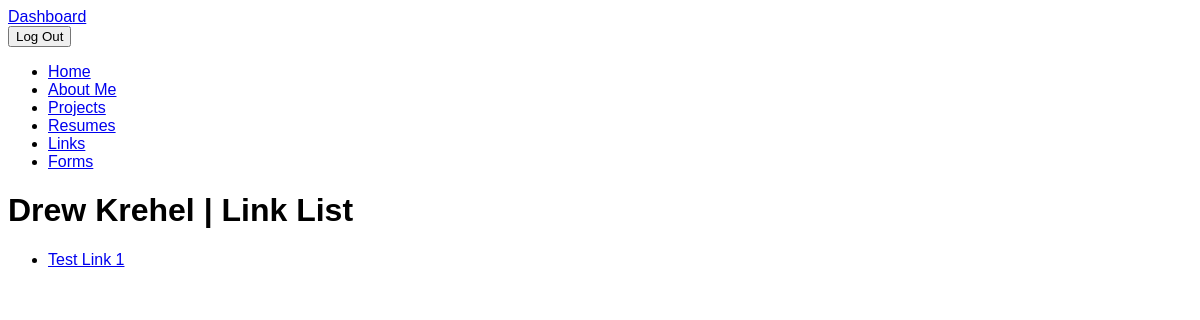
Page /drewkrehel/links/ (signed in) on the earlier database version.
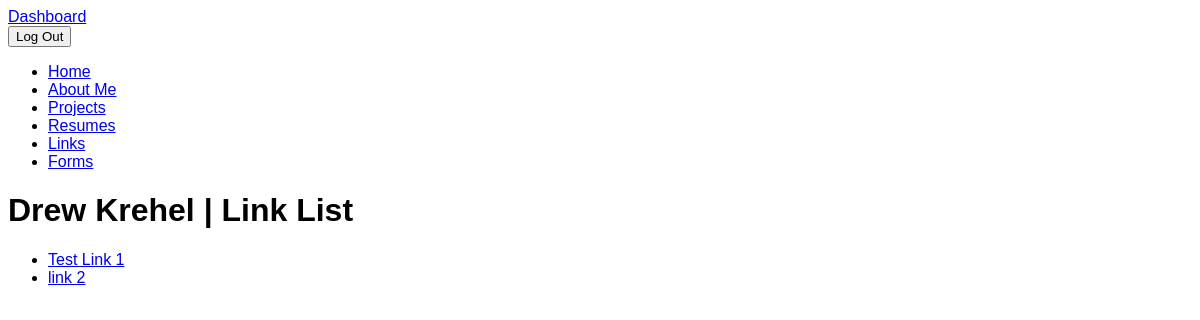
Same page on the later database version.
### builder/models.py (models this page shows)
class Link(models.Model):
    user = models.ForeignKey(
        User,
        on_delete=models.CASCADE
    )
    display_name = models.CharField(
        max_length=200,
        help_text="Enter the name of your link"
    )
    link_url = models.URLField(
        help_text="Enter the URL for your link"
    )
    is_social = models.BooleanField(
        default=False,
        help_text="Display this link in the homepage social icon banner"
    )
    link_image = models.ImageField(
        upload_to='link_images/',
        blank=True,
        help_text="Upload a link icon or image"
    )

### builder/views.py (the view)
# urls.py: path("<str:username>/links/", views.links, name="links"),
def links(request, username):
    links = Link.objects.filter(user__username=username)
    profile = Profile.objects.get(user__username=username)
    context = {
        "links": links,
        "profile": profile,
    }
    return render(request, "links.html", context=context)

### builder/templates/links.html (shortened to what this page needs)
{% extends "base.html" %}
{% block content %}
    <h1>{{ profile.display_name }} | Link List</h1>
    {% if links %}
    <ul>
        {% for link in links %}
        <li>
            <a href="{{ link.link_url }}">{{ link.display_name }}</a>
        </li>
        {% endfor %}
    </ul>
    {% endif %}
{% endblock %}

Differences in the rows shown:
added Link: display_name "link 2"
